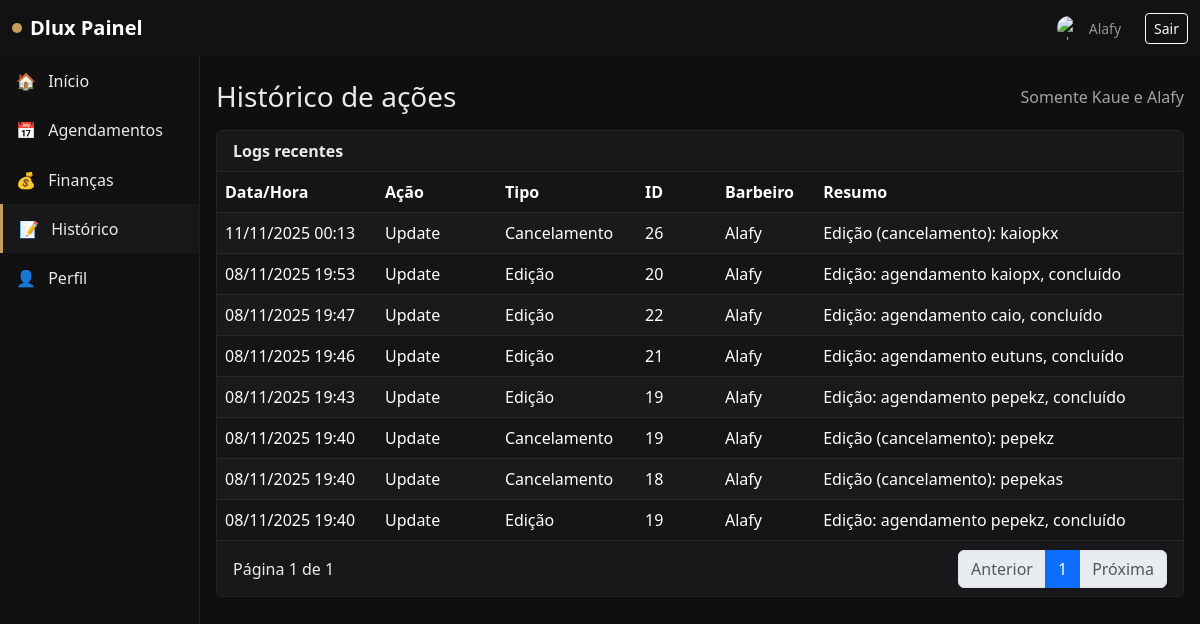
/painel/historico/ (signed in), run on an earlier commit of the app's database.
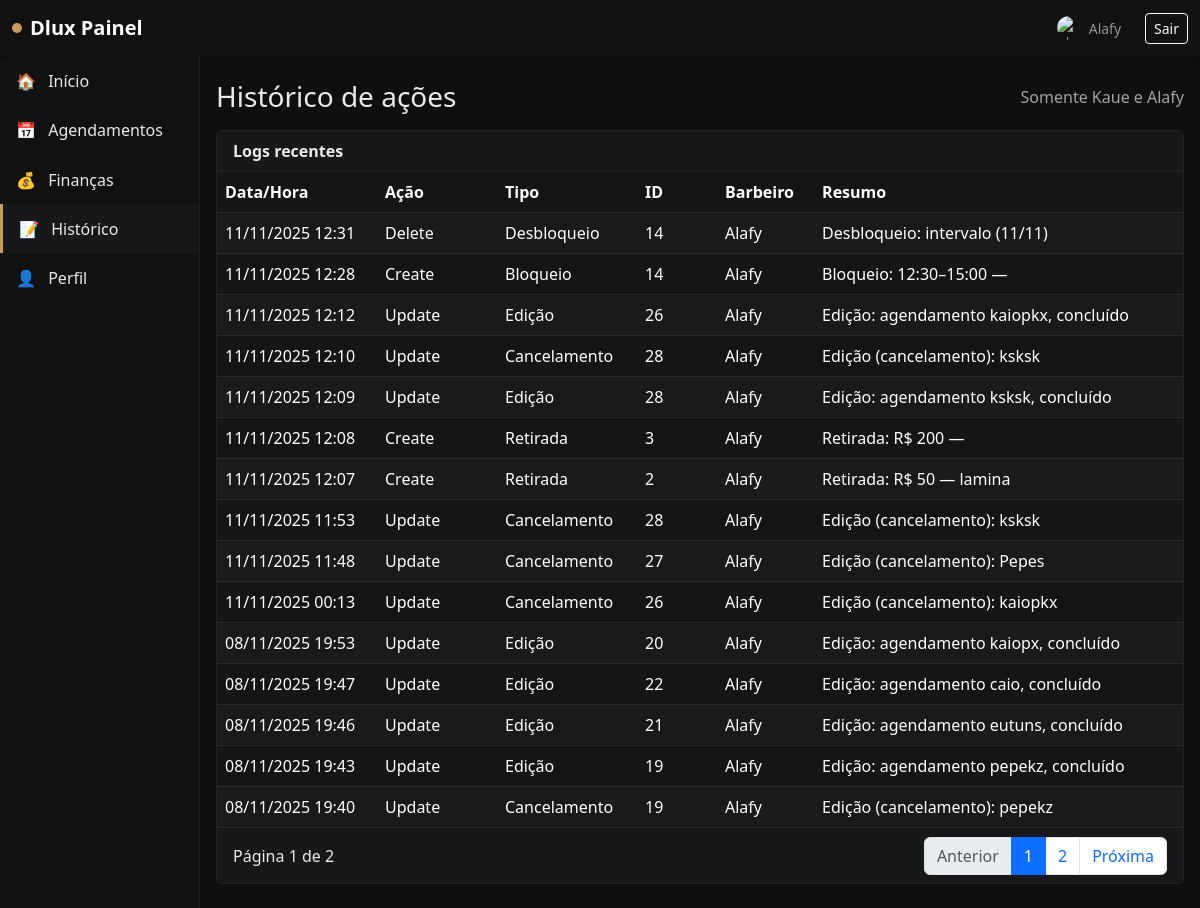
And on a later commit of the database.
### audit/models.py (models this page shows, shortened)
class AuditLog(models.Model):
    ACTIONS = [
        ('create', 'Create'),
        ('update', 'Update'),
        ('delete', 'Delete'),
        ('login', 'Login'),
        ('logout', 'Logout'),
    ]
    actor = models.ForeignKey(User, on_delete=models.SET_NULL, null=True)
    action = models.CharField(max_length=16, choices=ACTIONS)
    target_type = models.CharField(max_length=64)
    target_id = models.CharField(max_length=64)
    payload = models.JSONField(blank=True, null=True)
    timestamp = models.DateTimeField(auto_now_add=True)
    class Meta:
        ordering = ['-timestamp']

### users/models.py (models this page shows, shortened)
class User(AbstractUser):
    BARBER = 'barber'
    ADMIN = 'admin'
    ROLE_CHOICES = [
        (BARBER, 'Barbeiro'),
        (ADMIN, 'Administrador'),
    ]
    role = models.CharField(max_length=16, choices=ROLE_CHOICES, default=BARBER)
    display_name = models.CharField(max_length=255, blank=True)
    avatar = models.ImageField(upload_to='avatars/', blank=True, null=True)
    phone = models.CharField(max_length=32, blank=True)

### users/views.py (the view)
# urls.py: path('painel/historico/', panel_history, name='panel_history'),
@login_required
def panel_history(request: HttpRequest):
    user: User = request.user  # type: ignore
    special_view = (getattr(user, 'username', '') or '').lower() in {'kaue', 'alafy'}
    if not special_view:
        return redirect('painel_index')
    from django.db.models import Q
    logs_qs = AuditLog.objects.filter(
        Q(target_type__in=['Withdrawal', 'TimeBlock', 'Sale']) |
        Q(target_type='Appointment', action='update')
    ).select_related('actor').order_by('-timestamp')
    page_number = request.GET.get('page', 1)
    paginator = Paginator(logs_qs, 15)
    page_obj = paginator.get_page(page_number)
    return render(request, 'panel_history.html', {
        'logs_page': page_obj,
        'paginator': paginator,
    })

### templates/panel_history.html (shortened to what the changed rows need)
{% extends 'base.html' %}
{% block content %}
<div class="card card-panel">
  <div class="card-body p-0">
    <table class="table table-dark table-striped mb-0">
      <thead>
        <tr>
          <th style="width: 160px;">Data/Hora</th>
          <th style="width: 120px;">Ação</th>
          <th style="width: 140px;">Tipo</th>
          <th style="width: 80px;">ID</th>
          <th>Barbeiro</th>
          <th>Resumo</th>
        </tr>
      </thead>
      <tbody>
        {% for log in logs_page %}
        <tr>
          <td>{{ log.timestamp|date:'d/m/Y H:i' }}</td>
          <td>{{ log.get_action_display }}</td>
          <td>
            {% if log.target_type == 'Appointment' %}
              {% if log.payload.status == 'cancelled' %}Cancelamento{% else %}Edição{% endif %}
            {% elif log.target_type == 'TimeBlock' %}
              {% if log.action == 'delete' %}Desbloqueio{% else %}Bloqueio{% endif %}
            {% elif log.target_type == 'Withdrawal' %}
              Retirada
            {% elif log.target_type == 'Sale' %}
              Venda
            {% else %}
              {{ log.target_type }}
            {% endif %}
          </td>
          <td>{{ log.target_id }}</td>
          <td>
            {% if log.actor %}
              {{ log.actor.display_name|default:log.actor.username }}
            {% elif log.payload.barber_label %}
              {{ log.payload.barber_label }}
            {% else %}-{% endif %}
          </td>
          <td>
            {% if log.target_type == 'Appointment' %}
              {% if log.payload.status == 'cancelled' %}
                Edição (cancelamento): {{ log.payload.client_name }}
              {% elif log.payload.status == 'done' %}
                Edição: agendamento {{ log.payload.client_name }}, concluído
              {% else %}
                Edição: agendamento {{ log.payload.client_name }}
              {% endif %}
            {% elif log.target_type == 'TimeBlock' %}
              {% if log.action == 'delete' %}
                Desbloqueio: {% if log.payload.type == 'unblock_day' %}dia inteiro{% else %}intervalo{% endif %}{% if log.payload.date_display %} ({{ log.payload.date_display }}){% endif %}
              {% else %}
                Bloqueio: {% if log.payload.full_day %}dia inteiro{% if log.payload.date_display %} ({{ log.payload.date_display }}){% endif %}{% else %}{{ log.payload.start_label|default:log.payload.start_time }}–{{ log.payload.end_label|default:log.payload.end_time }}{% endif %} — {{ log.payload.reason }}
              {% endif %}
            {% elif log.target_type == 'Withdrawal' %}
              Retirada: R$ {{ log.payload.amount }} — {{ log.payload.note }}
            {% elif log.target_type == 'Sale' %}
              Venda registrada: R$ {{ log.payload.amount }} — {{ log.payload.payment_method }}
            {% else %}
              {{ log.payload|default:"" }}
            {% endif %}
          </td>
        </tr>
        {% empty %}
        <tr>
          <td colspan="6" class="text-center muted">Sem logs recentes.</td>
        </tr>
        {% endfor %}
      </tbody>
    </table>
  </div>
  <div class="card-footer d-flex justify-content-between align-items-center">
    <div>
      Página {{ logs_page.number }} de {{ paginator.num_pages }}
    </div>
    <nav aria-label="Navegação de página">
      <ul class="pagination pagination-dark mb-0">
        {% for num in logs_page.paginator.page_range %}
          {% if num == logs_page.number %}
            <li class="page-item active" aria-current="page"><span class="page-link">{{ num }}</span></li>
          {% else %}
            <li class="page-item"><a class="page-link" href="?page={{ num }}">{{ num }}</a></li>
          {% endif %}
        {% endfor %}
        {% if logs_page.has_next %}
          <li class="page-item"><a class="page-link" href="?page={{ logs_page.next_page_number }}">Próxima</a></li>
        {% else %}
          <li class="page-item disabled"><span class="page-link">Próxima</span></li>
        {% endif %}
      </ul>
    </nav>
  </div>
  </div>
{% endblock %}

What changed in the data, as far as the page shows it:
no longer on this page (row unchanged): AuditLog: timestamp "08/11/2025 19:40", action "Update", target_type "Cancelamento", target_id "18", actor.display_name "Alafy", payload.client_name "pepekas"
no longer on this page (row unchanged): AuditLog: timestamp "08/11/2025 19:40", action "Update", target_type "Edição", target_id "19", actor.display_name "Alafy", payload.client_name "pepekz"
added AuditLog: timestamp "11/11/2025 12:31", action "Delete", target_type "Desbloqueio", target_id "14", actor.display_name "Alafy", shows "intervalo", payload.date_display "11/11"
added AuditLog: timestamp "11/11/2025 12:28", action "Create", target_type "Bloqueio", target_id "14", actor.display_name "Alafy", payload.start_label "12:30", payload.end_label "15:00"
added AuditLog: timestamp "11/11/2025 12:12", action "Update", target_type "Edição", target_id "26", actor.display_name "Alafy", payload.client_name "kaiopkx"
added AuditLog: timestamp "11/11/2025 12:10", action "Update", target_type "Cancelamento", target_id "28", actor.display_name "Alafy", payload.client_name "ksksk"
added AuditLog: timestamp "11/11/2025 12:09", action "Update", target_type "Edição", target_id "28", actor.display_name "Alafy", payload.client_name "ksksk"
added AuditLog: timestamp "11/11/2025 12:08", action "Create", target_type "Retirada", target_id "3", actor.display_name "Alafy", payload.amount "200"
added AuditLog: timestamp "11/11/2025 12:07", action "Create", target_type "Retirada", target_id "2", actor.display_name "Alafy", payload.amount "50", payload.note "lamina"
added AuditLog: timestamp "11/11/2025 11:53", action "Update", target_type "Cancelamento", target_id "28", payload.barber_label "Alafy", payload.client_name "ksksk"
added AuditLog: timestamp "11/11/2025 11:48", action "Update", target_type "Cancelamento", target_id "27", payload.barber_label "Alafy", payload.client_name "Pepes"
Also different on the page:
{{ paginator.num_pages }}: "1" → "2"
new list line: "2"
